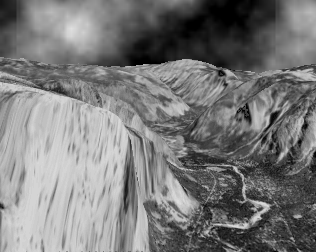
#> input picture Optical_Flow/yos.10.pnm, 316 x 252 px
$ python OpticFlow.py
#> lines starting #> are read from the running program, lines starting #| are printed output that depends on the picture
### Optical_Flow/VectorMedian.py
# ----------------------------------------------------------
#
# VectorMedian: calcola il vettore mediano in una finestra
# di vicinato attorno al pixel (x, y).
#
# Il vettore mediano e' definito come il vettore nella finestra
# che minimizza la somma delle distanze euclidee dagli altri
# vettori (Astola et al., 1990). E' robusto agli outlier
# rispetto alla media vettoriale.
#
# Input:
#   x, y    - coordinata del pixel centrale (1-based, come MATLAB)
#   Vx, Vy  - matrici del flusso ottico (shape: [height, width])
#   r       - raggio della finestra in unita' di campionamento s
#             (la finestra copre 2r+1 campioni per lato)
#   s       - passo di campionamento all'interno della finestra
#
# Output:
#   med     - array [vx_med, vy_med]: il vettore mediano
#
# ----------------------------------------------------------

import numpy as np


def VectorMedian(x, y, Vx, Vy, r, s):

    # ----------------------------------------------------------
    # Calcolo degli indici di inizio del vicinato lungo x e y.
    # Si parte da x - s*r e si avanza di s finche' si rientra
    # nei limiti dell'immagine (indici 1-based come in MATLAB).
    # ----------------------------------------------------------
    xstart = x - s * r
    while xstart < 1:
        xstart += s

    ystart = y - s * r
    while ystart < 1:
        ystart += s

    # Indici 1-based del vicinato (come range(xstart, x+s*r+1, s) in MATLAB)
    xneigh = np.arange(xstart, min(Vx.shape[1], x + s * r) + 1, s)  # colonne
    yneigh = np.arange(ystart, min(Vx.shape[0], y + s * r) + 1, s)  # righe

    # Conversione in indici 0-based per NumPy
    xneigh_0 = xneigh - 1
    yneigh_0 = yneigh - 1

    # Estrazione del sotto-campo di flusso nella finestra e appiattimento
    Vsx = Vx[np.ix_(yneigh_0, xneigh_0)].ravel()
    Vsy = Vy[np.ix_(yneigh_0, xneigh_0)].ravel()

    n = len(Vsx)

    # ----------------------------------------------------------
    # Calcolo della matrice delle distanze euclidee al quadrato
    # tra tutti i vettori della finestra.
    # dstV[h,k] = ||v_h - v_k||^2
    # La matrice e' simmetrica: si calcola solo il triangolo
    # superiore e si copia per simmetria (come nel codice MATLAB).
    # ----------------------------------------------------------
    dstV = np.zeros((n, n))
    for h in range(n - 1):
        for k in range(h + 1, n):
            d = (Vsx[k] - Vsx[h])**2 + (Vsy[k] - Vsy[h])**2
            dstV[h, k] = d
            dstV[k, h] = d  # matrice simmetrica

    # Il vettore mediano e' quello con la somma minima delle distanze
    imin = np.argmin(dstV.sum(axis=0))
    med = np.array([Vsx[imin], Vsy[imin]])

    return med

### Optical_Flow/OpticFlow.py
# ----------------------------------------------------------
#
# Programma Python per la stima del flusso ottico
# con il metodo di Lucas-Kanade (locale, basato su derivate
# spaziali e temporali) e regolarizzazione con Vector Median.
#
# Pipeline:
#   1. Lettura di una sequenza di nframes immagini
#   2. Pre-filtraggio temporale e calcolo delle derivate
#      spaziali (fx, fy) e temporale (ft) con filtri separabili
#   3. Stima del flusso (Vx, Vy) per ogni pixel risolvendo
#      il sistema di Lucas-Kanade: G * v = -b,
#      dove G e' la matrice di struttura locale e b il vettore
#      dei prodotti misti spazio-temporali
#   4. Affidabilita' stimata come il minore autovalore di G
#   5. Regolarizzazione con Vector Median su finestra (2r+1)^2
#   6. Visualizzazione del flusso grezzo, regolarizzato
#      e della mappa di affidabilita'
#
# ----------------------------------------------------------

import numpy as np
from scipy.signal import convolve2d
from skimage import io
import matplotlib.pyplot as plt

from VectorMedian import VectorMedian   # funzione ausiliaria (file separato)


# =========================================================================
# Parametri
# =========================================================================

s1     = 1      # passo di sottocampionamento per la stima del flusso
thrRel = 0.01   # soglia sull'affidabilita' (minimo autovalore di G)

# Parametri per la regolarizzazione con Vector Median
r  = 3   # raggio in unita' di campionamento: finestra (2r+1) x (2r+1) campioni
s3 = 8   # passo di campionamento all'interno della finestra del Vector Median

# Parametri per la visualizzazione del flusso
s2    = 8   # passo di sottocampionamento per la visualizzazione
scale = 2   # fattore di scala delle frecce quiver

# =========================================================================
# Filtri
# =========================================================================

# Filtro di pre-filtraggio temporale/spaziale (smoothing gaussiano 1D)
prefilt  = np.array([0.223755, 0.552490, 0.223755])

# Filtro derivativo antisimmetrico (derivata prima discreta)
derivfilt = np.array([0.453014, 0.0, -0.453010])

# Filtro di smoothing spaziale per la stima delle correlazioni
# (media pesata che privilegia il pixel centrale)
blur = np.array([1, 6, 15, 20, 15, 6, 1], dtype=float)
blur = blur / blur.sum()

# Numero di frame della sequenza (deve corrispondere alla lunghezza di prefilt/derivfilt)
nframes = 3

# =========================================================================
# Lettura della sequenza di immagini
# =========================================================================

# Legge la dimensione dell'immagine di riferimento
ref_img = io.imread('yos.10.pnm')
#> ref_img is the input picture: shape (252, 316); min 0, max 224, mean 121.7
dimy, dimx = ref_img.shape[:2]
#> dimy = 252; dimx = 316

# Lettura dei nframes frame successivi
seq = []
for i in range(1, nframes + 1):
    filename = f'yos.{9 + i}.pnm'
    # filename = f'lab{2+i}gl.bmp'
    # filename = f'img{i}.bmp'
    print(f'Reading image {filename}')
    img = io.imread(filename).astype(np.float32)
#> img: shape (252, 316) float32; min 0, max 224, mean 121.7
    seq.append(img)

# Visualizzazione della sequenza come animazione (equivalente di movie())
fig_seq, ax_seq = plt.subplots()
for i in range(nframes):
    ax_seq.cla()
    ax_seq.imshow(seq[i], cmap='gray')
    ax_seq.set_title(f'Frame {i + 1}')
    plt.pause(0.3)
plt.draw()

# =========================================================================
# DERIVATE SPAZIALI E TEMPORALI
# =========================================================================

# ----------------------------------------------------------
# Pre-filtraggio temporale: combinazione lineare dei frame
# pesata con i coefficienti di prefilt.
# f e' l'immagine "media" smussata nel tempo.
# ----------------------------------------------------------
f = np.zeros((dimy, dimx), dtype=np.float32)
for i in range(nframes):
    f = f + prefilt[i] * seq[i]

# ----------------------------------------------------------
# Derivate spaziali fx e fy:
# Si applica prima il filtro di pre-filtraggio nella direzione
# ortogonale, poi il filtro derivativo nella direzione d'interesse.
# conv2d con 'same' mantiene le dimensioni dell'ingresso.
# prefilt[:, None] = filtro colonna (direzione y)
# prefilt[None, :] = filtro riga   (direzione x)
# ----------------------------------------------------------

# Derivata in x: pre-filtra in y, poi deriva in x
fx = convolve2d(convolve2d(f, prefilt[:, None], mode='same'),
                derivfilt[None, :], mode='same')

# Derivata in y: pre-filtra in x, poi deriva in y
fy = convolve2d(convolve2d(f, prefilt[None, :], mode='same'),
                derivfilt[:, None], mode='same')

# ----------------------------------------------------------
# Derivata temporale ft:
# Combinazione lineare dei frame pesata con i coefficienti
# di derivfilt (con segno negativo, come in MATLAB).
# ----------------------------------------------------------
ft = np.zeros((dimy, dimx), dtype=np.float32)
for i in range(nframes):
    ft = ft - derivfilt[i] * seq[i]
#> this loop made 3 passes
#> pass 1, `ft = ft - derivfilt[i] * seq[i]`:
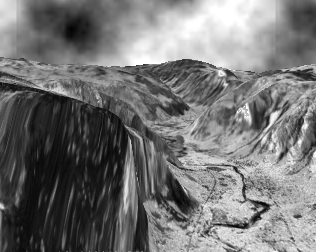
#> ft: shape (252, 316) float32; min -101.5, max 0, mean -55.12; drawn with min black and max white

# Pre-filtraggio spaziale di ft (in y poi in x)
ft = convolve2d(convolve2d(ft, prefilt[:, None], mode='same'),
                prefilt[None, :], mode='same')

# =========================================================================
# STIMA DELLE CORRELAZIONI LOCALI (prodotti delle derivate, smussati con blur)
# =========================================================================
# I prodotti vengono prima formati pixel per pixel, poi smussati con il
# filtro blur separabilmente in y e in x.
# Questi sono gli elementi della matrice di struttura G e del vettore b
# di Lucas-Kanade, integrati su una finestra locale.

# blur[:, None] = filtro colonna; blur[None, :] = filtro riga
fx2 = convolve2d(convolve2d(fx * fx, blur[:, None], mode='same'), blur[None, :], mode='same')
fy2 = convolve2d(convolve2d(fy * fy, blur[:, None], mode='same'), blur[None, :], mode='same')
fxy = convolve2d(convolve2d(fx * fy, blur[:, None], mode='same'), blur[None, :], mode='same')
fxt = convolve2d(convolve2d(fx * ft, blur[:, None], mode='same'), blur[None, :], mode='same')
fyt = convolve2d(convolve2d(fy * ft, blur[:, None], mode='same'), blur[None, :], mode='same')
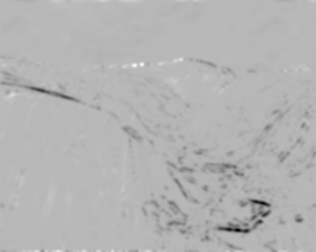
#> fyt: shape (252, 316) float64; min -1700.1, max 656.4, mean -33.6; drawn with min black and max white

# =========================================================================
# STIMA DEL FLUSSO E DELL'AFFIDABILITA'
# =========================================================================
# Per ogni pixel (y, x), si risolve il sistema di Lucas-Kanade:
#
#   G * v = -b    con   G = [[fx2, fxy], [fxy, fy2]]
#                        b = [fxt, fyt]
#
# Il flusso e' valido solo se il minimo autovalore di G e' > thrRel
# (indica che entrambe le direzioni hanno variazione di gradiente
# sufficiente, evitando l'aperture problem).
# =========================================================================

ydim, xdim = fx.shape
#> ydim = 252; xdim = 316

# Dimensioni dell'output: stesse di fx quando s1=1
Vx     = np.zeros((ydim // s1, int(np.ceil(xdim / s1))))
Vy     = np.zeros((ydim // s1, int(np.ceil(xdim / s1))))
reliab = np.zeros((ydim, xdim))

cx = 0  # indice di colonna nell'output (0-based)
for x in range(0, xdim, s1):           # x: colonna nell'immagine (0-based)
    cy = 0                              # indice di riga nell'output (0-based)
    for y in range(0, ydim, s1):       # y: riga nell'immagine (0-based)

        # Matrice di struttura locale G (2x2, simmetrica)
        G = np.array([[fx2[y, x], fxy[y, x]],
                      [fxy[y, x], fy2[y, x]]])

        # Vettore dei prodotti spazio-temporali
        b = np.array([fxt[y, x], fyt[y, x]])

        # Autovalori di G (numpy li restituisce in ordine crescente)
        autoval = np.linalg.eigvalsh(G)
        reliab[y, x] = autoval[0]   # autovalore minimo = affidabilita'

        if reliab[y, x] < thrRel:
            # Affidabilita' insufficiente: flusso nullo
            Vx[cy, cx] = 0.0
            Vy[cy, cx] = 0.0
        else:
            # Soluzione del sistema G * v = -b (equivalente di -G\b in MATLAB)
            v = np.linalg.solve(G, -b)
            Vx[cy, cx] = v[0]
            Vy[cy, cx] = v[1]

        cy += 1
    cx += 1
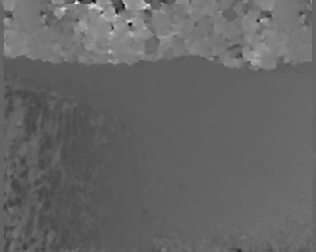
#> Vx: shape (252, 316) float64; min -10.78, max 16.45, mean 0.16; drawn with min black and max white
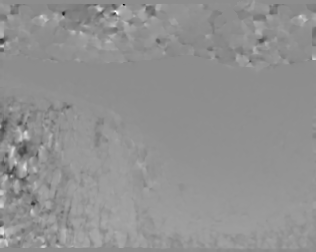
#> Vy: shape (252, 316) float64; min -17.88, max 14.39, mean 0.571; drawn with min black and max white
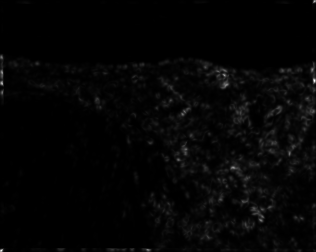
#> reliab: shape (252, 316) float64; min 0, max 808.7, mean 16.3; drawn with min black and max white
#> after the loop, cx = 316

# =========================================================================
# REGOLARIZZAZIONE CON VECTOR MEDIAN
# =========================================================================
# Per ogni posizione campionata (passo s2), si sostituisce il vettore
# di flusso con il vettore mediano calcolato su una finestra locale
# di raggio r con passo s3.
# VectorMedian usa indici 1-based (come MATLAB).

Vxn = np.zeros_like(Vx)
Vyn = np.zeros_like(Vy)

for rw in range(s2, ydim + 1, s2):          # rw: riga 1-based
    for cl in range(s2, xdim + 1, s2):      # cl: colonna 1-based
        vmed = VectorMedian(cl, rw, Vx, Vy, r, s3)
        Vxn[rw - 1, cl - 1] = vmed[0]       # conversione a indice 0-based
        Vyn[rw - 1, cl - 1] = vmed[1]
#> this loop made 31 passes
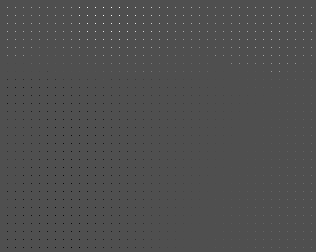
#> Vxn: shape (252, 316) float64; min -1.9, max 4.24, mean 0.00249; drawn with min black and max white

# =========================================================================
# VISUALIZZAZIONE
# =========================================================================

# Griglia di punti per quiver (coordinate di pixel, 1-based come MATLAB)
xramp = np.arange(s2, xdim + 1, s2)   # colonne campionate
yramp = np.arange(s2, ydim + 1, s2)   # righe campionate
xgrid, ygrid = np.meshgrid(xramp, yramp)

# Estrazione del flusso nelle posizioni campionate
# Conversione da indici 1-based a 0-based per l'accesso agli array
Vxn_sub = Vxn[s2 - 1:ydim:s2, s2 - 1:xdim:s2]
Vyn_sub = Vyn[s2 - 1:ydim:s2, s2 - 1:xdim:s2]
Vx_sub  = Vx[s2 - 1:ydim:s2,  s2 - 1:xdim:s2]
Vy_sub  = Vy[s2 - 1:ydim:s2,  s2 - 1:xdim:s2]

# ----------------------------------------------------------
# Figura 100: flusso regolarizzato (Vector Median), frecce rosse
# N.B. In MATLAB la figura mostra Vxn/Vyn come "noisy flow"
#      e Vx/Vy come "regularized flow": si mantiene lo stesso ordine.
# ----------------------------------------------------------
fig100, ax100 = plt.subplots(num=100)
ax100.imshow(seq[0], cmap='gray', origin='upper')
ax100.quiver(xgrid, ygrid, Vxn_sub, Vyn_sub,
             scale=1.0 / scale, scale_units='xy', angles='xy', color='red')
ax100.set_aspect('equal')
ax100.set_title('Noisy flow (Vector Median regularized)')

# ----------------------------------------------------------
# Figura 200: flusso grezzo (Lucas-Kanade), frecce blu
# ----------------------------------------------------------
fig200, ax200 = plt.subplots(num=200)
ax200.imshow(seq[0], cmap='gray', origin='upper')
ax200.quiver(xgrid, ygrid, Vx_sub, Vy_sub,
             scale=1.0 / scale, scale_units='xy', angles='xy', color='blue')
ax200.set_aspect('equal')
ax200.set_title('Regularized flow (Lucas-Kanade)')

# ----------------------------------------------------------
# Figura 300: mappa di affidabilita' (minimo autovalore di G)
# ----------------------------------------------------------
fig300, ax300 = plt.subplots(num=300)
ax300.imshow(reliab, cmap='gray')
ax300.set_aspect('equal')
ax300.set_title('Reliability map (minimum eigenvalue of G)')

plt.show()
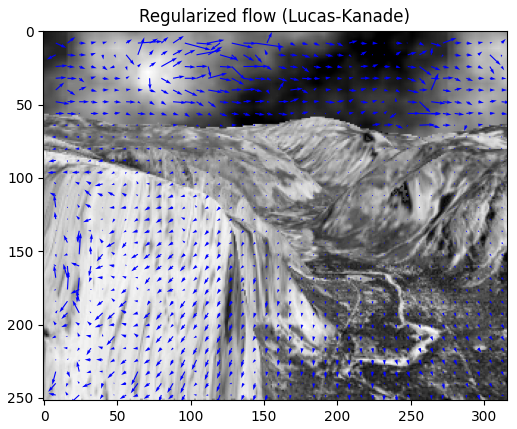
#> figure drawn by matplotlib, 1 panel
